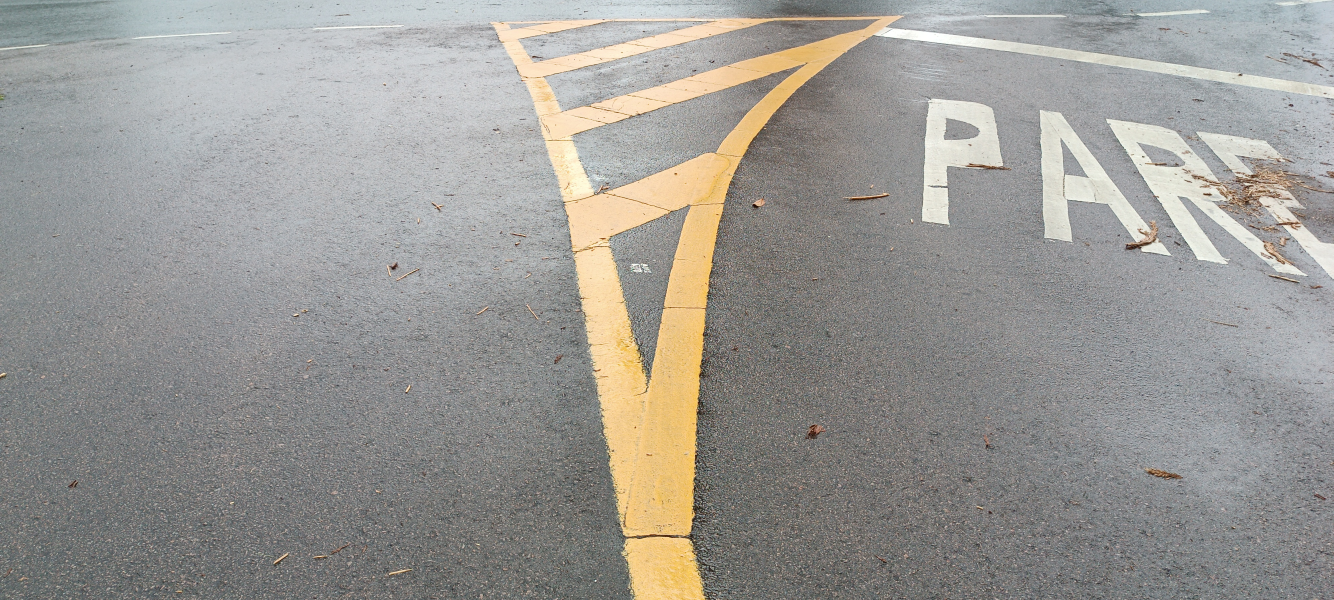
#> input picture study/random/IMG_20240218_105450.jpg, 4000 x 1800 px, found by its file name (shown at 1/3 size)
$ python image-thresholding-binaryzation_limiar.py
#> lines starting #> are read from the running program, lines starting #| are printed output that depends on the picture; after the words box and inside, x2 and y2 are one past the last pixel; in counts of white or black regions, pixels touching at a corner belong together
# Applying thresholding (limiarização)
import cv2
import numpy as np

# Carregar a imagem
image = cv2.imread('IMG_20240218_105450.jpg')
#> image is the input picture: shape (1800, 4000, 3); mean B, G, R 148.5, 152.7, 154.4

# Converter a imagem para tons de cinza
img = cv2.cvtColor(image, cv2.COLOR_BGR2GRAY)
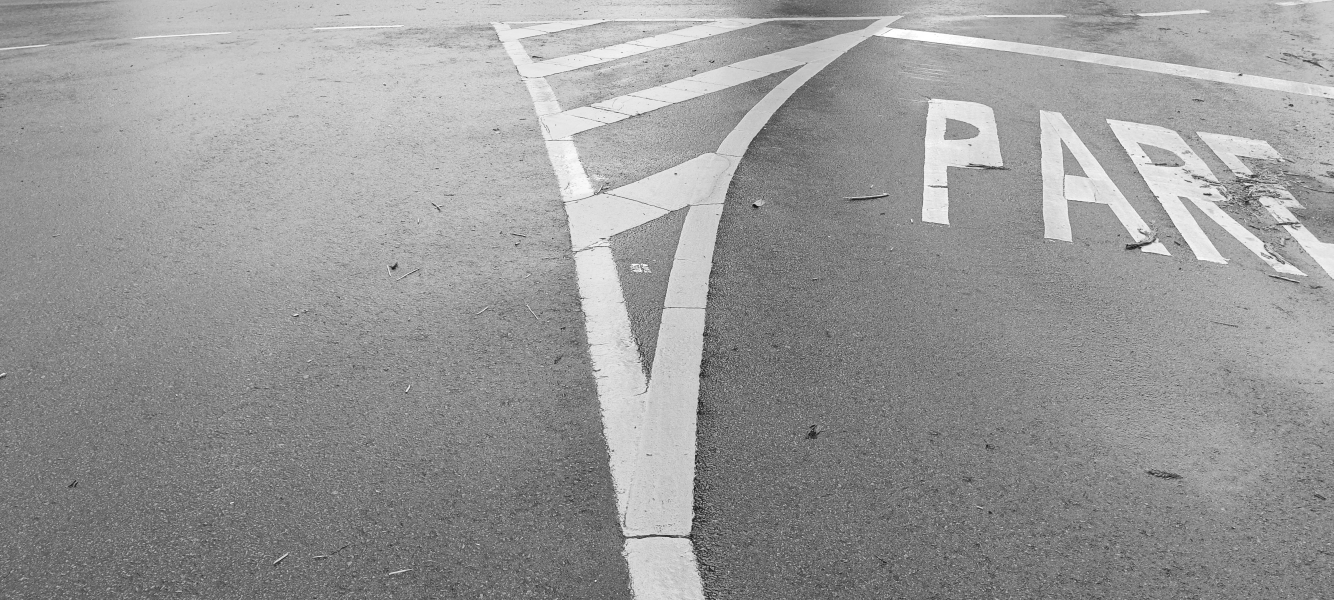
#> img: shape (1800, 4000) (shown at 1/3 size); min 1, max 255, mean 152.7

# Aplicar limiarização
suave = cv2.GaussianBlur(img, (7, 7), 0) # aplica blur
(T, bin) = cv2.threshold(suave, 160, 255, cv2.THRESH_BINARY)
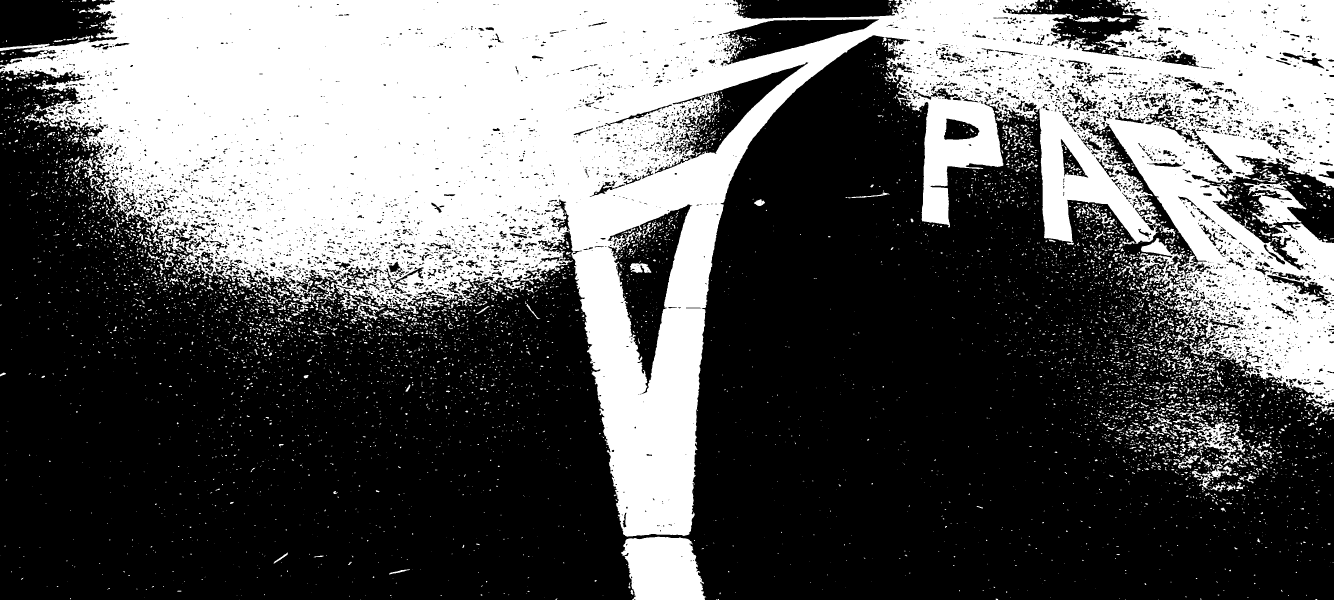
#> bin: shape (1800, 4000) (shown at 1/3 size); 37.6% white; 7635 white regions (5981 under 20 px), largest, box (x1, y1, x2, y2) and area: (0, 0, 4000, 1610) 2503746, (1863, 1610, 2119, 1800) 38447, (3730, 542, 3919, 684) 11015
(T, binI) = cv2.threshold(suave, 160, 255, cv2.THRESH_BINARY_INV)

resultado = np.vstack([np.hstack([suave, bin]), np.hstack([binI, cv2.bitwise_and(img, img, mask = binI)])])
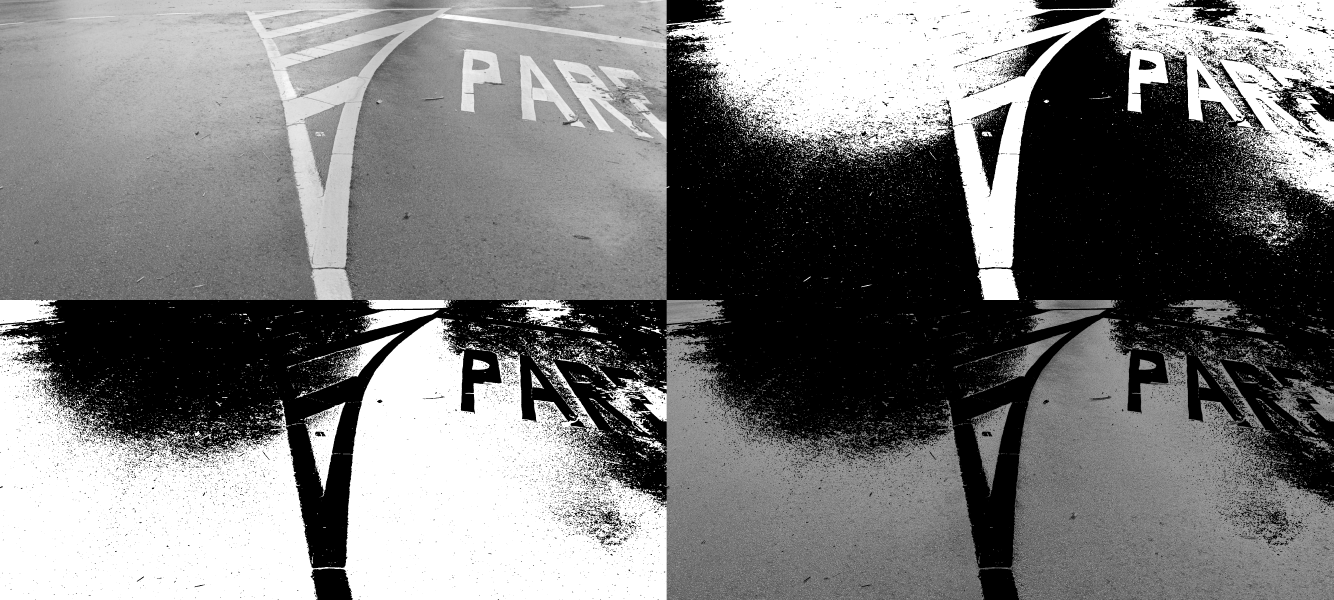
#> resultado: shape (3600, 8000) (shown at 1/6 size); min 0, max 255, mean 122.1

# Exibir a imagem binarizada (opcional)
cv2.namedWindow('Binarization Image', cv2.WINDOW_NORMAL)
cv2.resizeWindow('Binarization Image', 1800, 800)
cv2.imshow('Binarization Image', resultado)
cv2.waitKey(0)
cv2.destroyAllWindows()

$ run again, with study/random/random7.jpg copied over study/random/IMG_20240218_105450.jpg
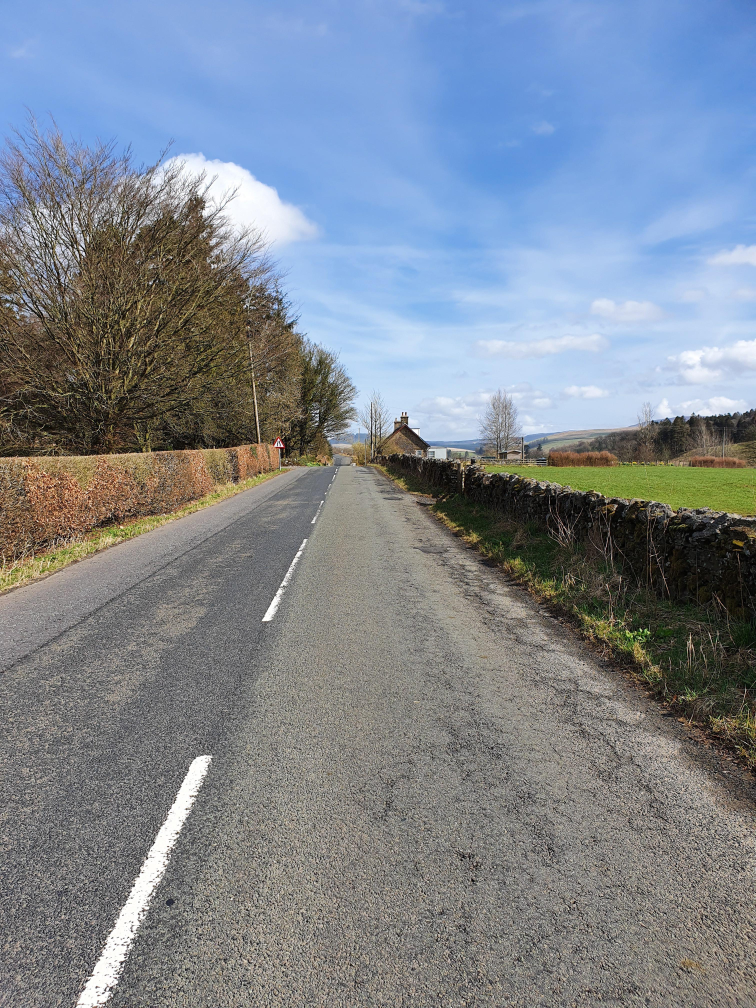
#> input picture study/random/random7.jpg, 3024 x 4032 px, found by its file name (shown at 1/4 size)
#> image is the input picture: shape (4032, 3024, 3); mean B, G, R 144.4, 134.2, 125.9
#> `(T, bin) = cv2.threshold(suave, 160, 255, cv2.THRESH_BINARY)`:
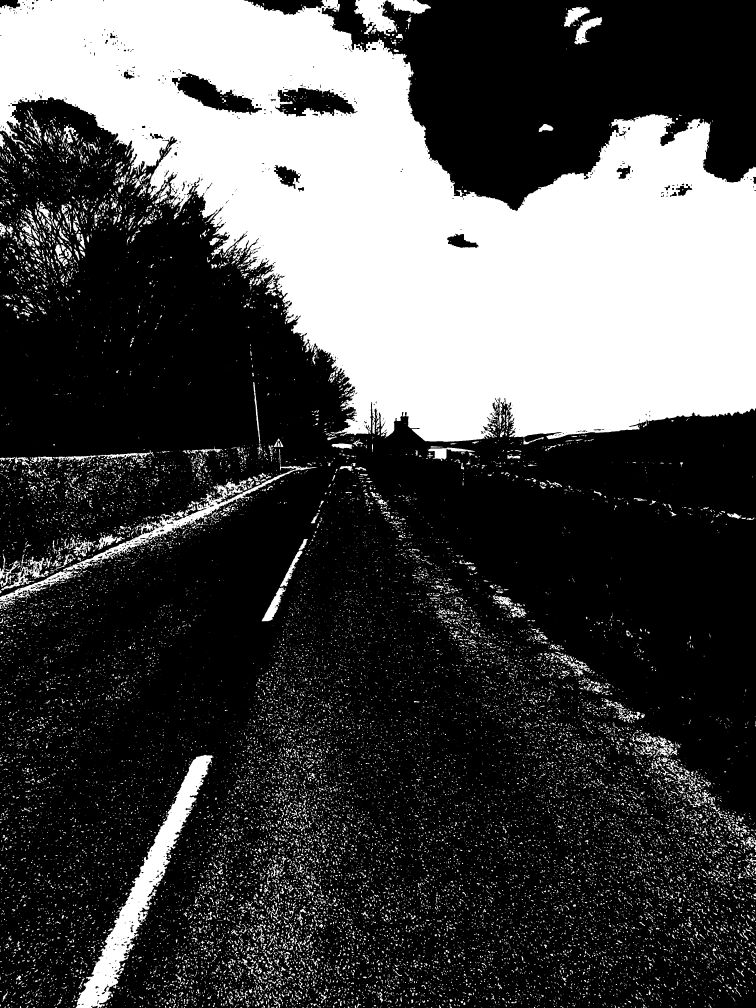
#> bin: shape (4032, 3024) (shown at 1/4 size); 29.2% white; 23826 white regions (17567 under 20 px), largest, box (x1, y1, x2, y2) and area: (0, 0, 3024, 1767) 2889184, (302, 3019, 854, 4032) 91107, (252, 1796, 1268, 2282) 30519
#> `resultado = np.vstack([np.hstack([suave, bin]), np.hstack([binI, cv2.b..`:
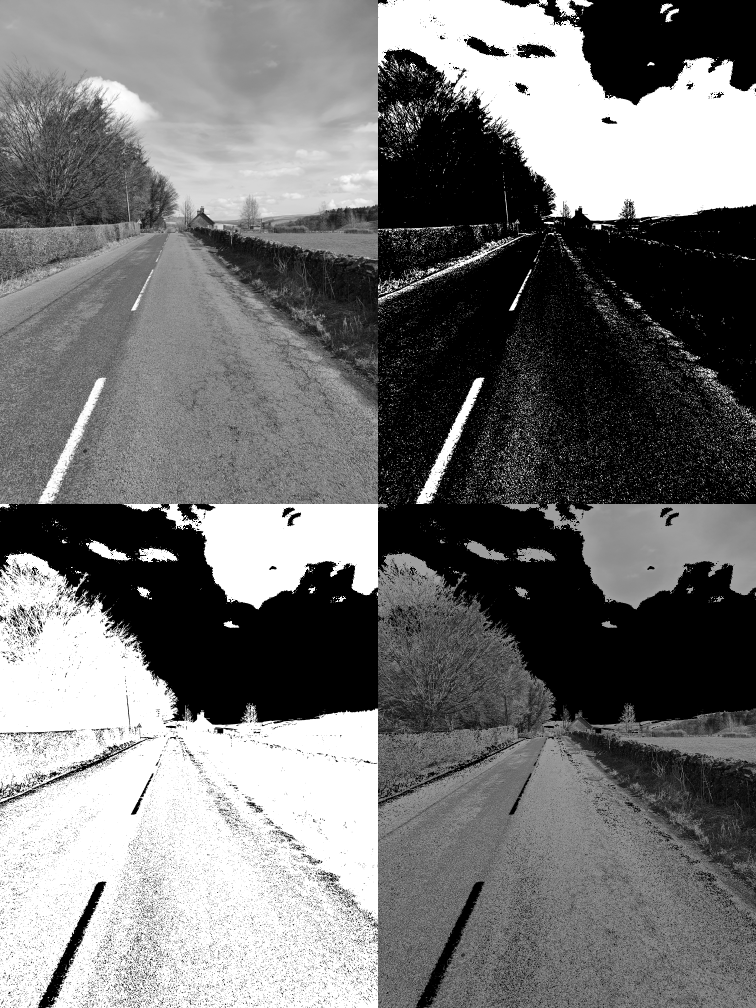
#> resultado: shape (8064, 6048) (shown at 1/8 size); min 0, max 255, mean 116.5
